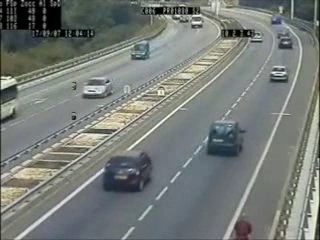
#> input picture frame 75 of 4. Open CV with Python/opencv-assets-main/cars+cycle.avi, 320 x 240 px, given in place of cars.mp4, which was not available
$ python 'main - Copy.py'
#> lines starting #> are read from the running program, lines starting #| are printed output that depends on the picture; after the words box and inside, x2 and y2 are one past the last pixel; in counts of white or black regions, pixels touching at a corner belong together; pictures that were not available may be replaced by others from this repository, and a replacement may not be noted
import cv2
import os

video = cv2.VideoCapture("4. Open CV with Python/opencv-assets-main/cars.mp4")
car_data = "4. Open CV with Python/lesson 8/cars.xml"

face_detection = cv2.CascadeClassifier(car_data)

while(video.isOpened()):
    return_val, img = video.read()
#> img is the input picture: shape (240, 320, 3); mean B, G, R 120, 123.9, 118.8
    gray = cv2.cvtColor(img, cv2.COLOR_BGR2GRAY)
    faces = face_detection.detectMultiScale(gray, 1.2, 2)
#> faces = [[73, 74, 36, 36], [92, 148, 61, 61], [188, 109, 66, 66]]
    print(faces)
#| [[ 73  74  36  36]
#|  [ 92 148  61  61]
#|  [188 109  66  66]]
    for x,y,w,h in faces:
        face_rect = cv2.rectangle(img, (x, y), (x + w, y + h), (255, 0, 0), 5)
        face = gray[y:y + h, x:x + w]
#> this loop made 3 passes
#> pass 1, `face = gray[y:y + h, x:x + w]`:
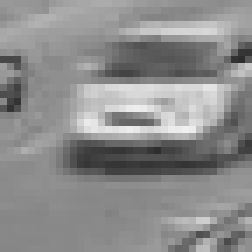
#> face: shape (36, 36) (shown 7 times larger); min 45, max 240, mean 140.1
#> pass 2, `face_rect = cv2.rectangle(img, (x, y), (x + w, y + h), (255, 0, 0), 5)`:
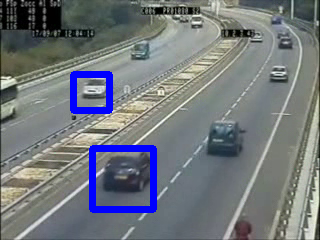
#> face_rect: shape (240, 320, 3); mean B, G, R 124.4, 119.4, 114.4
#> pass 2, `face = gray[y:y + h, x:x + w]`:
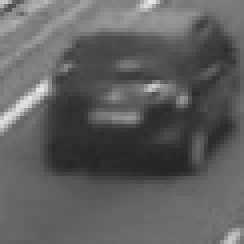
#> face: shape (61, 61) (shown 4 times larger); min 36, max 234, mean 94.9
#> after the loop:
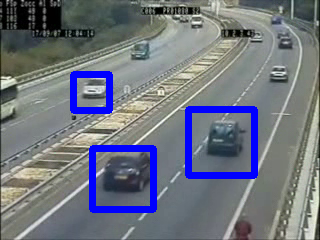
#> img: shape (240, 320, 3); 5.86% of pixels changed, all inside (x1, y1, x2, y2) = (70, 71, 258, 213)
    cv2.imshow("YOU", img)
    k = cv2.waitKey(30)
#> (key Esc is pressed here)
    if k == 27:
        break

$ run again, starting later in the video
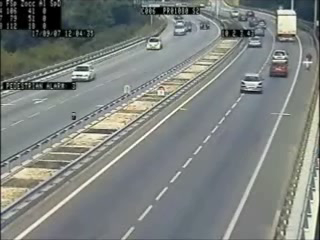
#> input picture frame 600 of 4. Open CV with Python/opencv-assets-main/cars+cycle.avi, 320 x 240 px, given in place of cars.mp4, which was not available
#> img is the input picture: shape (240, 320, 3); mean B, G, R 126.6, 129.8, 124.9
#> `gray = cv2.cvtColor(img, cv2.COLOR_BGR2GRAY)`:
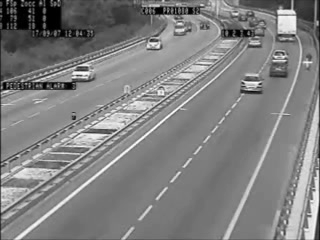
#> gray: shape (240, 320); min 0, max 254, mean 127.9
#> faces = [[243, 31, 25, 25], [259, 52, 37, 37]]
#| [[243  31  25  25]
#|  [259  52  37  37]]
#> the loop `for x,y,w,h in faces:` made 2 passes
#> pass 2, `face = gray[y:y + h, x:x + w]`:
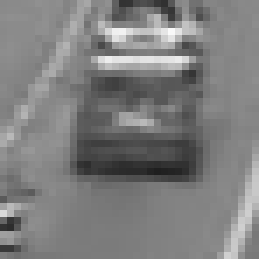
#> face: shape (37, 37) (shown 7 times larger); min 31, max 249, mean 125.8
